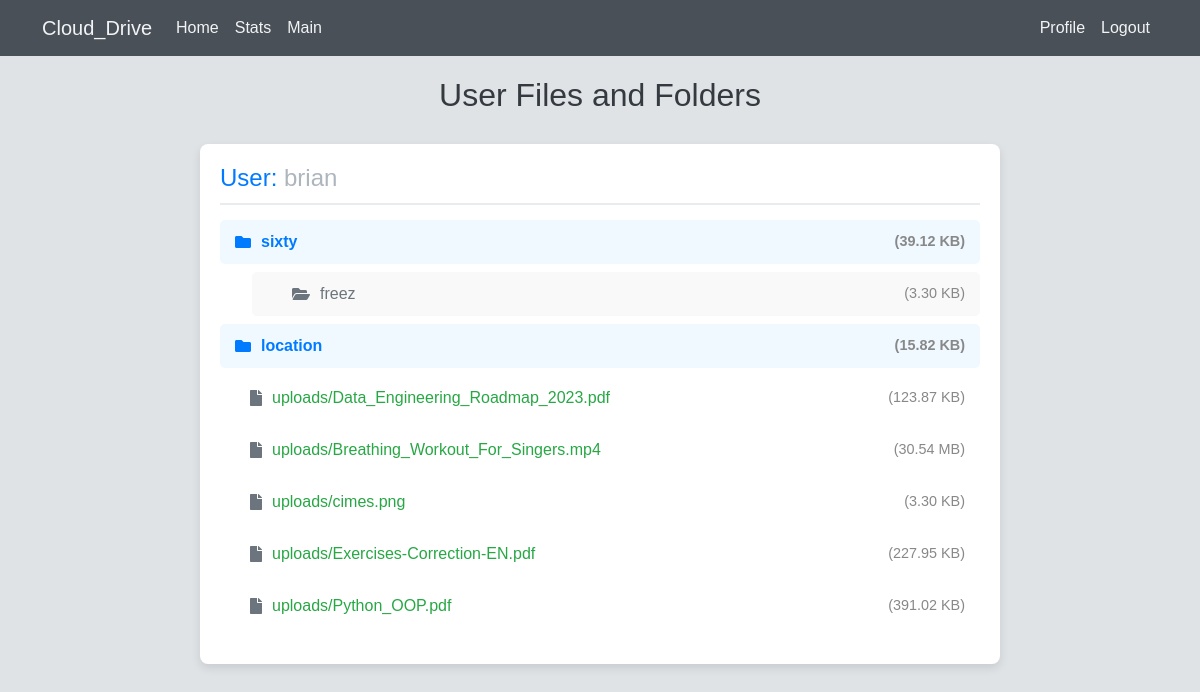
The app's page /home/ (signed in), older data.
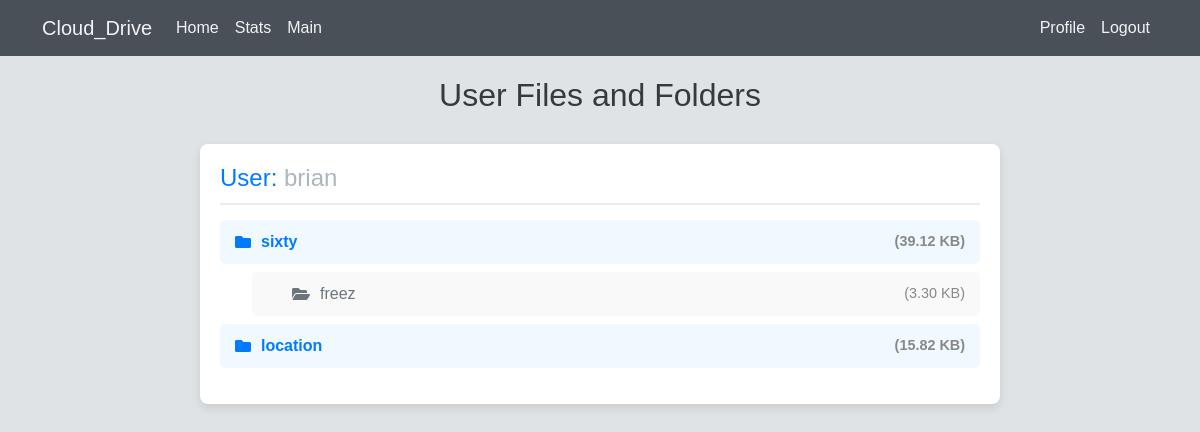
The same page, newer data.
### accounts/models.py (models this page shows, shortened)
class Folder(models.Model):
    name = models.CharField(max_length=255)
    created_at = models.DateTimeField(auto_now_add=True)
    updated_at = models.DateTimeField(auto_now=True)
    user = models.ForeignKey(User, on_delete=models.CASCADE, related_name='folders')
    parent_folder = models.ForeignKey('self', null=True, blank=True, related_name='subfolders', on_delete=models.CASCADE)
    size = models.PositiveIntegerField(default=0)

class UploadedFile(models.Model):
    file = models.FileField(upload_to='uploads/')
    uploaded_at = models.DateTimeField(auto_now_add=True)
    user = models.ForeignKey(User, on_delete=models.CASCADE, related_name='files')
    folder = models.ForeignKey(Folder, on_delete=models.CASCADE, null=True, blank=True, related_name='files')  # Add related_name='files'
    file_size = models.PositiveIntegerField(default=0)  # Default size to 0

### accounts/views.py (the view)
# urls.py: path('home/', views.home, name='home'),
@login_required
def home(request):
    user = request.user
    folders = Folder.objects.filter(user=user, parent_folder__isnull=True)
    files = UploadedFile.objects.filter(user=user)
    users_data = {
        user.username: {
            'folders': folders,
            'files': files,
            'folder_sizes': {folder.id: get_folder_size(folder) for folder in folders}
        }
    }
    context = {
        'current_user': user,
        'users_data': users_data,
    }
    return render(request, 'home.html', context)

### accounts/templatetags/file_extras.py (called while the page is built)
@register.filter
def filesizeformat(value):
    if value is None:
        return "0 bytes"  # or another suitable default representation
    if value < 1024:
        return f'{value} bytes'
    elif value < 1048576:
        return f'{value/1024:.2f} KB'
    elif value < 1073741824:
        return f'{value/1048576:.2f} MB'
    else:
        return f'{value/1073741824:.1f} GB'

### accounts/views.py (called while the page is built)
def get_folder_size(folder):
    total_size = 0
    for file in UploadedFile.objects.filter(folder=folder):
        total_size += file.file_size
    for subfolder in folder.subfolders.all():
        total_size += get_folder_size(subfolder)
    return total_size

### accounts/templates/home.html (shortened to what this page needs)
{% extends "master.html" %}
{% load file_extras %}
{% block content %}
<h1 class="page-title">User Files and Folders</h1>
<div class="user-section">
    {% for username, data in users_data.items %}
        <h3>User:
            {% if username == request.user.username %}
                <a href="{% url 'main' %}" class="username-link">{{ username }}</a>
            {% else %}
                {{ username }}
            {% endif %}
        </h3>
        <ul class="user-data-list">
            {% for folder in data.folders %}
                <li class="folder-item" onclick="toggleFolder(this)">
                    <i class="fas fa-folder folder-icon"></i>
                    {{ folder.name }}
                    <span class="file-size">({{ folder.size|filesizeformat }})</span>
                </li>
                <ul class="subfolder-list">
                    {% for subfolder in folder.subfolders.all %}
                        <li class="subfolder-item" onclick="toggleFolder(this)">
                            <i class="fas fa-folder-open subfolder-icon"></i>
                            {{ subfolder.name }}
                            <span class="file-size">({{ subfolder.size|filesizeformat }})</span>
                        </li>
                    {% endfor %}
                </ul>
            {% endfor %}
            {% for file in data.files %}
                <li class="file-item">
                    <i class="fas fa-file file-icon"></i>
                    {{ file.file.name }}
                    <span class="file-size">({{ file.file_size|filesizeformat }})</span>
                </li>
            {% endfor %}
        </ul>
    {% endfor %}
</div>
{% endblock %}

### accounts/templates/master.html (shortened to what this page needs)
<!DOCTYPE html>
<html lang="en">
<head>
    <link href="https://cdn.jsdelivr.net/npm/bootstrap@5.3.3/dist/css/bootstrap.min.css" rel="stylesheet">
    <link href="https://cdnjs.cloudflare.com/ajax/libs/font-awesome/5.15.4/css/all.min.css" rel="stylesheet">
</head>
<body>
    {% if user.is_authenticated %}
    <nav class="navbar navbar-expand-lg">
        <div class="container">
            <a class="navbar-brand" href="#">Cloud_Drive</a>
            <div class="collapse navbar-collapse" id="navbarContent">
                <ul class="navbar-nav me-auto mb-2 mb-lg-0">
                    <li class="nav-item">
                        <a class="nav-link" href="{% url 'home' %}">Home</a>
                    </li>
                    <li class="nav-item">
                        <a class="nav-link" href="{% url 'file_drive_stats' %}">Stats</a>
                    </li>
                    <li class="nav-item">
                        <a class="nav-link" href="{% url 'main' %}">Main</a>
                    </li>
                </ul>
                <ul class="navbar-nav ms-auto">
                    <li class="nav-item">
                        <a class="nav-link" href="{% url 'profile' %}">Profile</a>
                    </li>
                    <li class="nav-item">
                        <form action="{% url 'logout' %}" method="post" class="d-inline">
                            <button
                                type="submit"
                                class="nav-link btn btn-link"
                                style="text-decoration: none;"
                                onclick="return confirm('Are you sure you want to logout?');">
                                Logout
                            </button>
                        </form>
                    </li>
                </ul>
            </div>
        </div>
    </nav>
    {% endif %}
    <div class="container2">
        {% block content %}
        {% endblock %}
    </div>
</body>
</html>

### accounts/templates/master.html (style rules this page uses)
:root { --primary-color: #495057; --secondary-color: #6c757d; --text-color: #f1f3f5; --accent-color: #adb5bd; --background-light: #dfe3e6; --toast-success: #198754; --toast-error: #dc3545; }
body, .container2 { font-family: Arial, sans-serif; color: var(--text-color); background-color: var(--background-light); margin: 0; padding: 0; }
.navbar { background-color: var(--primary-color); }
.navbar .navbar-brand, .navbar .nav-link, .navbar .btn { color: var(--text-color) !important; }
a { color: var(--accent-color); text-decoration: none; }

### accounts/templates/home.html (style rules this page uses)
.page-title { text-align: center; font-size: 2rem; color: #343a40; margin-top: 20px; }
.user-section { max-width: 800px; margin: 30px auto; background-color: #ffffff; padding: 20px; border-radius: 8px; box-shadow: 0 4px 10px rgba(0, 0, 0, 0.1); }
.user-section h3 { font-size: 1.5rem; color: #007bff; margin-bottom: 15px; border-bottom: 2px solid #e9ecef; padding-bottom: 10px; }
.user-data-list { list-style-type: none; padding-left: 0; }
.folder-item, .subfolder-item, .file-item { display: flex; align-items: center; padding: 10px 15px; margin-bottom: 8px; border-radius: 5px; transition: background-color 0.3s; }
.folder-item { background-color: #f0f9ff; color: #007bff; font-weight: bold; cursor: pointer; }
.subfolder-item { padding-left: 40px; color: #6c757d; background-color: #f9f9f9; }
.folder-icon { margin-right: 10px; color: #007bff; }
.subfolder-icon, .file-icon { margin-right: 10px; color: #6c757d; }
.file-size { font-size: 0.9em; color: #888; margin-left: auto; }

Row changes from the older to the newer data that the page shows:
removed UploadedFile: file.name "uploads/Data_Engineering_Roadmap_2023.pdf", file_size|filesizeformat "123.87 KB"
removed UploadedFile: file.name "uploads/Breathing_Workout_For_Singers.mp4", file_size|filesizeformat "30.54 MB"
removed UploadedFile: file.name "uploads/cimes.png", file_size|filesizeformat "3.30 KB"
removed UploadedFile: file.name "uploads/Exercises-Correction-EN.pdf", file_size|filesizeformat "227.95 KB"
removed UploadedFile: file.name "uploads/Python_OOP.pdf", file_size|filesizeformat "391.02 KB"
